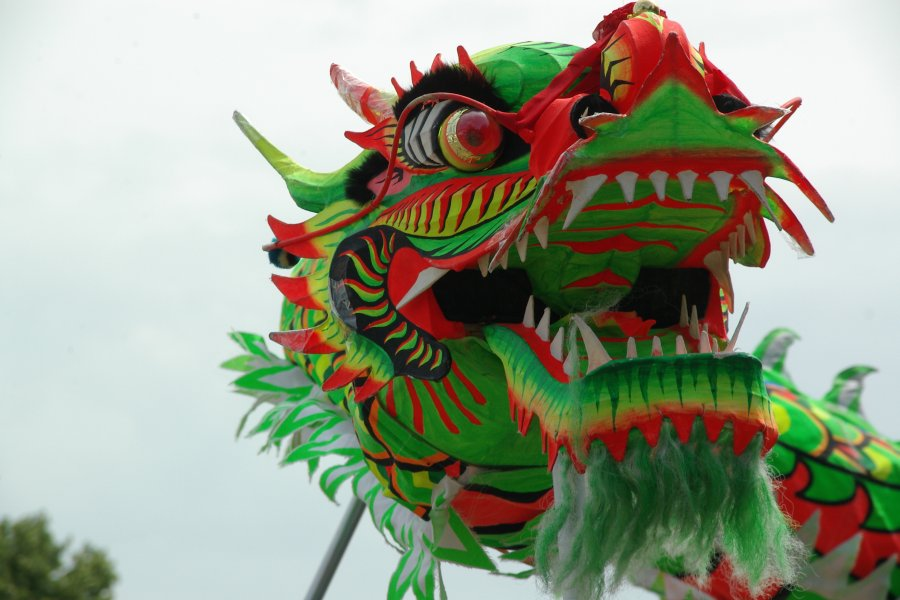
#> input picture src/img/dragon.jpg, 900 x 600 px, found by its file name
$ python testing.py
#> lines starting #> are read from the running program, lines starting #| are printed output that depends on the picture
import os
import numpy as np
import cv2


build_dir = '/src/build'
if not os.path.exists(build_dir):
    os.makedirs(build_dir)

print('\n You\'re running version %s of opencv \n' % cv2.__version__)

img = cv2.imread("/src/img/dragon.jpg", 0)
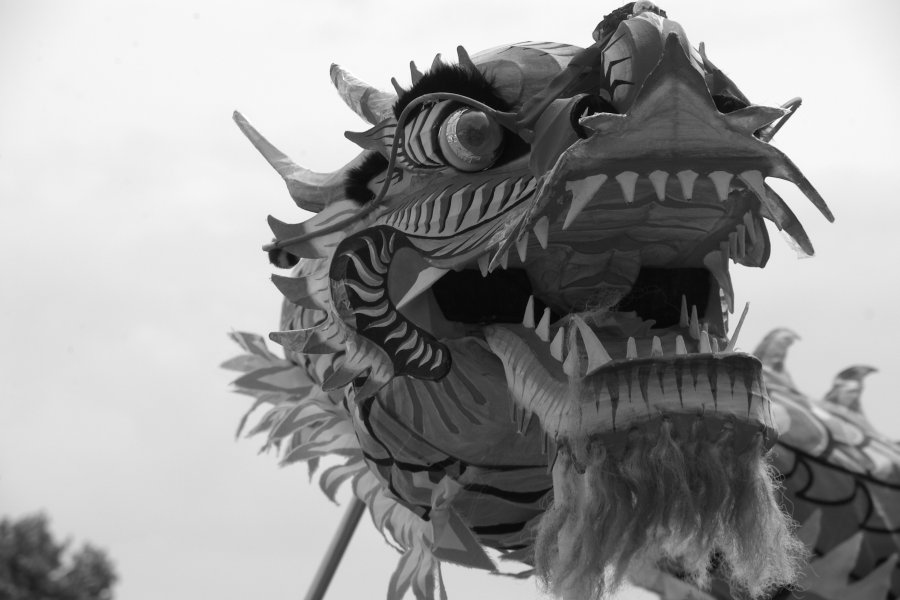
#> img: shape (600, 900); min 0, max 255, mean 151

# TODO: get this to work - right now, throws an error
# cv2.imshow('image',img)
# cv2.waitKey(0)
# cv2.destroyAllWindows()

cv2.imwrite('%s/dragon_bw.jpg' % build_dir, img)

print('opencv loaded %s' % 'dragon.jpg')
